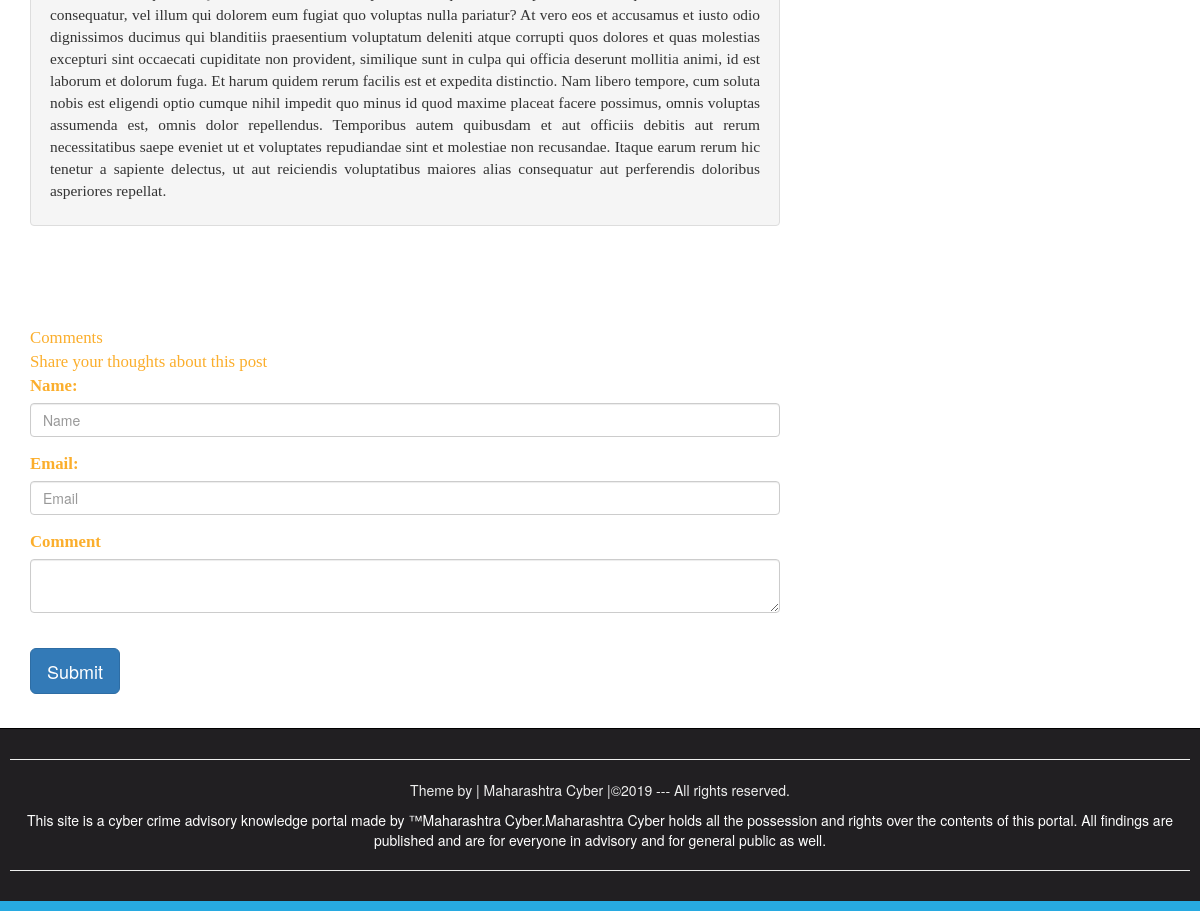
/FullPost.php?id=4 (lower part), run on an earlier commit of the app's database.
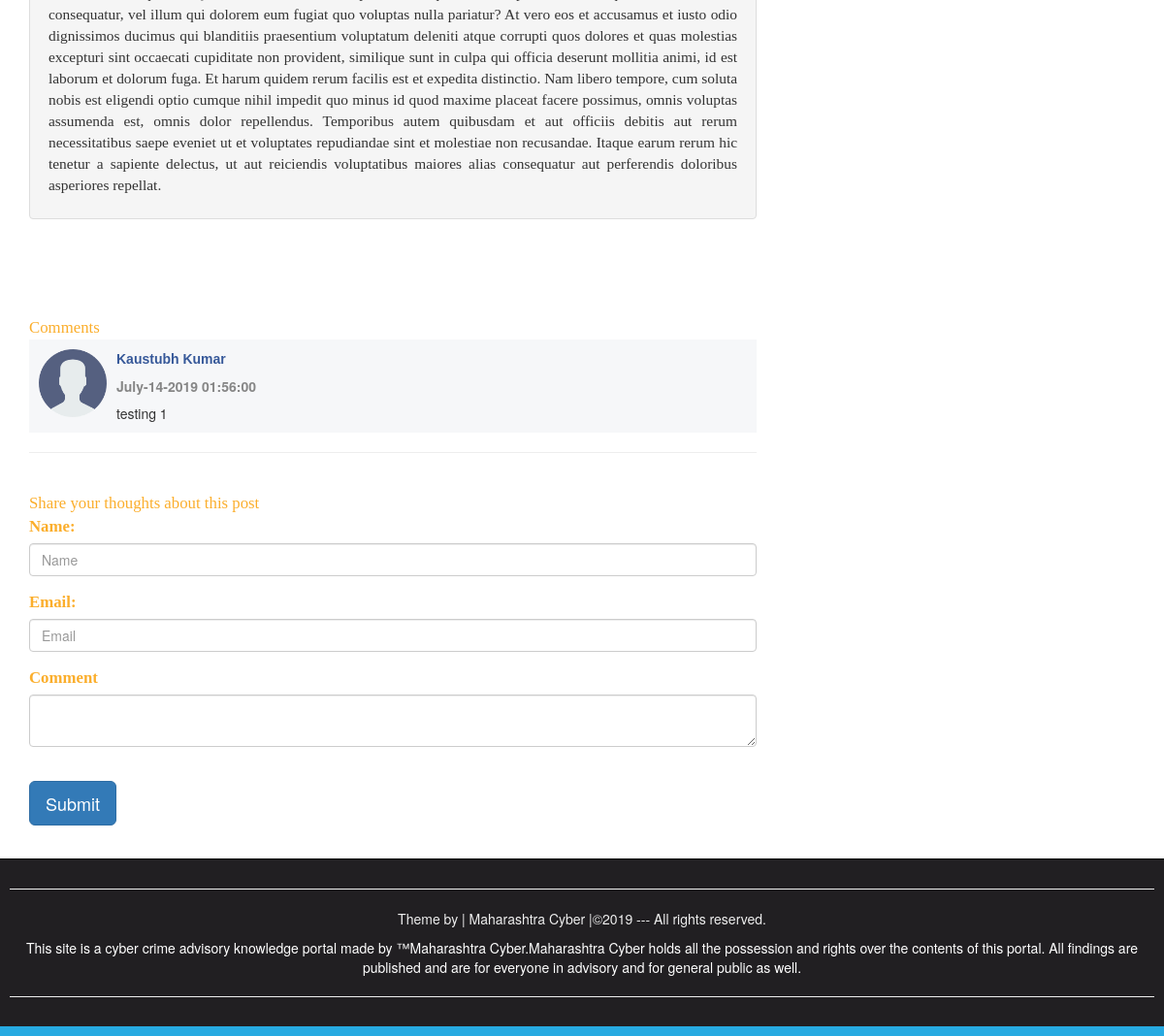
And on a later commit of the database.
### tables this page shows
CREATE TABLE `comments` (
  `id` int(10) NOT NULL,
  `datetime` varchar(50) NOT NULL,
  `name` varchar(200) NOT NULL,
  `email` varchar(200) NOT NULL,
  `comment` varchar(500) NOT NULL,
  `status` varchar(5) NOT NULL,
  `admin_panel_id` int(10) NOT NULL,
  `approvedby` varchar(200) NOT NULL
);

### FullPost.php (the view, shortened to what this page needs)
<!DOCTYPE>
<html>
    <head>
        <link rel="stylesheet" href="css/bootstrap.min.css">
        <link rel="stylesheet" href="css/publicstyles.css">
    </head>
    <body>
        <div class="container">
        <div class="row">
            <div class="col-sm-8">
            <?php
            global $connection;
            if(isset($_GET["SearchButton"])){
                $Search=mysqli_real_escape_string($connection, $_REQUEST["Search"]);
                $ViewQuery="SELECT * FROM admin_panel
                WHERE datetime LIKE '%$Search%' OR title LIKE '%$Search%'
                OR category LIKE '%$Search%' or post LIKE '%$Search$'";
            }
            else{
            $PostIDFromURL=mysqli_real_escape_string($connection, $_REQUEST["id"]);
            $ViewQuery="SELECT * FROM admin_panel  WHERE id='$PostIDFromURL'
            ORDER BY datetime desc";}
            $Execute=mysqli_query($connection,$ViewQuery);
            while($DataRows=mysqli_fetch_array($Execute)){
                $Post=$DataRows["post"];
            ?>
            <div class="blogpost thumbnail">
            <div class="caption">
            <p class="post"><?php
            echo $Post; ?> </p>
            </div>
            </div>
            <?php } ?>
            <br><br>
            <br><br>
            <span class="FieldInfo">Comments</span>
            <?php
            global $connection;
            $PostIDForComments=mysqli_real_escape_string($connection, $_REQUEST["id"]);
            $ExtractingCommentsQuery="SELECT * FROM comments
            WHERE admin_panel_id='$PostIDForComments' AND status='ON'";
            $Execute=mysqli_query($connection,$ExtractingCommentsQuery);
            while($DataRows=mysqli_fetch_array($Execute)){
                $CommentDate=$DataRows["datetime"];
                $CommenterName=$DataRows["name"];
                $CommentbyUsers=$DataRows["comment"];
            ?>
            <div class="CommentBlock">
                <img style="margin-left: 10px; margin-top: 10px;"class="pull-left" src="images/comment.png" width=70px; height=70px;>
                <p style="margin-left: 90px;"class="Comment-Info"><?php echo $CommenterName; ?></p>
                <p style="margin-left: 90px;"class="description"><?php echo $CommentDate; ?></p>
                <p style="margin-left: 90px;"class="Comment"><?php echo $CommentbyUsers; ?></p>
            </div>
            <hr>
            <?php } ?>
            <br>
            <span class ="FieldInfo">Share your thoughts about this post</span>
            <div>
        <form action="fullPost?id=<?php echo $_REQUEST["id" ]; ?>" method="post" enctype="multipart/form-data">
        <fieldset>
            <div class="form-group">
            <label for="Name"><span  class="FieldInfo">Name:</span></label>
            <input class="form-control" type="text" name="Name" id="Name" placeholder="Name">
            </div>
            <div class="form-group">
            <label for="Email"><span  class="FieldInfo">Email:</span></label>
            <input class="form-control" type="email" name="Email" id="Email" placeholder="Email">
            </div>
            <div class="form-group">
            <label for="commentarea"><span class="FieldInfo">Comment</span></label>
            <textarea class="form-control" name="Comment" id="commentarea"></textarea>
            </div>
            <br>
            <input class="btn btn-primary btn-lg"type="Submit" name="Submit" value="Submit">
        </fieldset>
        <br>
        </form>
        </div>
            </div>
        </div>
</div>
        <div id="Footer">
    <hr><p>Theme by | Maharashtra Cyber |&copy;2019 --- All rights reserved.
</p>
<a style="color: white; text-decoration:none; cursor: pointer; font weight: bold" href="https://www.reportphishing.in/index.php" target="_blank">
<p>This site is a cyber crime advisory knowledge portal made by &trade;Maharashtra Cyber.Maharashtra Cyber holds all the possession and rights over the contents of this portal.
    All findings are published and are for everyone in advisory and for general public as well.
</p><hr></a>
</div>
<div style="height: 10px; background: #27AAE1;"></div>
    </body>
</html>

What changed in the data, as far as the page shows it:
now on this page (row edited): comments: name "Kaustubh Kumar", datetime "July-14-2019 01:56:00", comment "testing 1"
